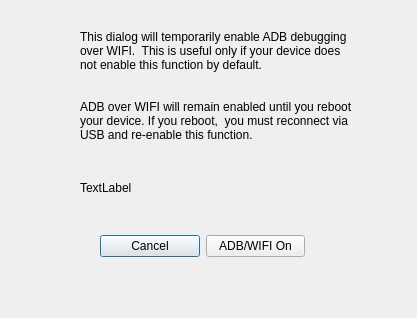
<?xml version="1.0" encoding="UTF-8"?>
<ui version="4.0">
 <class>tcpipDialog</class>
 <widget class="QDialog" name="tcpipDialog">
  <property name="geometry">
   <rect>
    <x>0</x>
    <y>0</y>
    <width>417</width>
    <height>318</height>
   </rect>
  </property>
  <property name="windowTitle">
   <string>ADB/TCPIP</string>
  </property>
  <widget class="QLabel" name="label">
   <property name="geometry">
    <rect>
     <x>80</x>
     <y>30</y>
     <width>281</width>
     <height>61</height>
    </rect>
   </property>
   <property name="text">
    <string>This dialog will temporarily enable ADB debugging over WIFI.  This is useful only if your device does not enable this function by default.</string>
   </property>
   <property name="alignment">
    <set>Qt::AlignLeading|Qt::AlignLeft|Qt::AlignTop</set>
   </property>
   <property name="wordWrap">
    <bool>true</bool>
   </property>
  </widget>
  <widget class="QLabel" name="label_2">
   <property name="geometry">
    <rect>
     <x>80</x>
     <y>100</y>
     <width>281</width>
     <height>61</height>
    </rect>
   </property>
   <property name="text">
    <string>ADB over WIFI will remain enabled until you reboot your device. If you reboot,  you must reconnect via USB and re-enable this function.</string>
   </property>
   <property name="alignment">
    <set>Qt::AlignLeading|Qt::AlignLeft|Qt::AlignTop</set>
   </property>
   <property name="wordWrap">
    <bool>true</bool>
   </property>
  </widget>
  <widget class="QWidget" name="tcpipdialog_layoutWidget">
   <property name="geometry">
    <rect>
     <x>100</x>
     <y>230</y>
     <width>205</width>
     <height>32</height>
    </rect>
   </property>
   <layout class="QHBoxLayout" name="horizontalLayout">
    <item>
     <widget class="QPushButton" name="tcpipCancel">
      <property name="text">
       <string>Cancel</string>
      </property>
     </widget>
    </item>
    <item>
     <widget class="QPushButton" name="tcpipOn">
      <property name="text">
       <string>ADB/WIFI On</string>
      </property>
     </widget>
    </item>
   </layout>
  </widget>
  <widget class="QLabel" name="tcplabel">
   <property name="geometry">
    <rect>
     <x>80</x>
     <y>180</y>
     <width>291</width>
     <height>16</height>
    </rect>
   </property>
   <property name="text">
    <string>TextLabel</string>
   </property>
  </widget>
 </widget>
 <resources/>
 <connections>
  <connection>
   <sender>tcpipCancel</sender>
   <signal>clicked()</signal>
   <receiver>tcpipDialog</receiver>
   <slot>reject()</slot>
   <hints>
    <hint type="sourcelabel">
     <x>96</x>
     <y>245</y>
    </hint>
    <hint type="destinationlabel">
     <x>208</x>
     <y>149</y>
    </hint>
   </hints>
  </connection>
  <connection>
   <sender>tcpipOn</sender>
   <signal>clicked()</signal>
   <receiver>tcpipDialog</receiver>
   <slot>accept()</slot>
   <hints>
    <hint type="sourcelabel">
     <x>216</x>
     <y>245</y>
    </hint>
    <hint type="destinationlabel">
     <x>208</x>
     <y>149</y>
    </hint>
   </hints>
  </connection>
 </connections>
</ui>
